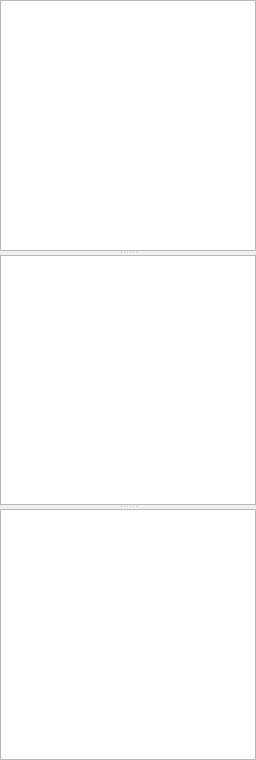
              <widget class="QSplitter" name="velocityControlChartSplitter">
               <property name="minimumSize">
                <size>
                 <width>0</width>
                 <height>760</height>
                </size>
               </property>
               <property name="orientation">
                <enum>Qt::Orientation::Vertical</enum>
               </property>
               <property name="childrenCollapsible">
                <bool>false</bool>
               </property>
               <widget class="ZoomableChartView" name="velocityPositionChartView">
                <property name="minimumSize">
                 <size>
                  <width>0</width>
                  <height>240</height>
                 </size>
                </property>
                <property name="toolTip">
                 <string>鼠标滚轮以光标位置为中心缩放；按住左键拖动查看时间历程；双击恢复自动量程。</string>
                </property>
               </widget>
               <widget class="ZoomableChartView" name="velocityErrorChartView">
                <property name="minimumSize">
                 <size>
                  <width>0</width>
                  <height>220</height>
                 </size>
                </property>
                <property name="toolTip">
                 <string>鼠标滚轮以光标位置为中心缩放；按住左键拖动查看时间历程；双击恢复自动量程。</string>
                </property>
               </widget>
               <widget class="ZoomableChartView" name="velocitySpeedChartView">
                <property name="minimumSize">
                 <size>
                  <width>0</width>
                  <height>240</height>
                 </size>
                </property>
                <property name="toolTip">
                 <string>鼠标滚轮以光标位置为中心缩放；按住左键拖动查看时间历程；双击恢复自动量程。</string>
                </property>
               </widget>
              </widget>
